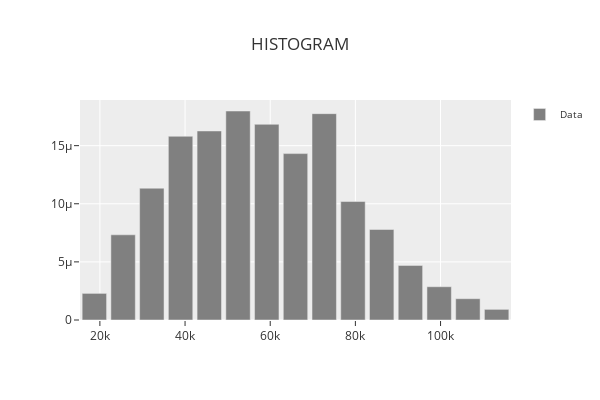

Source (notebook cell):
### Code cell
phi.plot_histogram()

### Figure 1 — Plotly figure (JSON) as saved in the notebook; plotly's stock layout.template omitted (floating-point values rounded to 4 significant figures)
{"data": [{"marker": {"color": "rgba(128,128,128,1)"}, "name": "Data", "showlegend": true, "type": "bar", "x": [18700.0, 25450.0, 32200.0, 38950.0, 45690.0, 52440.0, 59190.0, 65940.0, 72680.0, 79430.0, 86180.0, 92930.0, 99680.0, 106400.0, 113200.0], "y": [2.291e-06, 7.33e-06, 1.134e-05, 1.58e-05, 1.626e-05, 1.798e-05, 1.684e-05, 1.432e-05, 1.775e-05, 1.019e-05, 7.788e-06, 4.696e-06, 2.863e-06, 1.832e-06, 9.162e-07]}], "layout": {"bargap": 0.15, "height": 400, "legend": {"font": {"size": 10}, "orientation": "v", "title": {"font": {"size": 10}}, "xanchor": "left", "y": 1, "yanchor": "auto"}, "title": {"text": "HISTOGRAM"}, "width": 600, "xaxis": {"title": {}}, "yaxis": {"title": {}}}}
